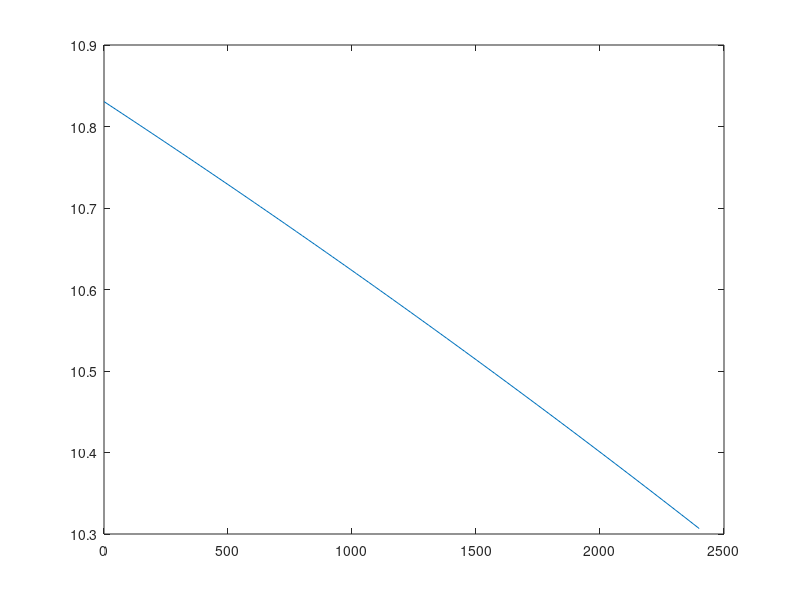

This figure's MATLAB source:
%% max ROC
clear all
close all
clc 
%ISA
lambda_isa=-0.0065;
P0_isa=101325;
T_0_isa=288.15;
g_isa=9.80665;
R_isa=287
%other
A=10;
e=0.8;
S=8.8;
W=1700*9.80665;
PA=250000;
rho=1.225;
CD0=0.0388;
CD0_takeoff=0.0377+0.015;
CL=sqrt(3*pi*A*e*CD0_takeoff);
CD=CD0_takeoff+CL^2/(pi*A*e);
max=CL^(3/2)/CD;
h=linspace(0,2400)
ROC_mat=[]
for i =h
T=288.15+lambda_isa*i;
P_isa = P0_isa * ((1 + (lambda_isa*i) / T_0_isa) ^ (-g_isa / (R_isa*lambda_isa)));
rho_isa=P_isa/R_isa/T;
ROC=PA/W-sqrt(W/S)*sqrt(2)/(max*sqrt(rho_isa));
ROC_mat=[ROC_mat, ROC];
end
plot(h,ROC_mat)
%% Minimum rate of Descent
ROD=-sqrt(W/S)*sqrt(2)/(max*sqrt(rho))


%% Time to climb
V_stall=32.5;
V_takeoff=1.2*V_stall;
V_cruise=92.6;
He1=15.24+(V_takeoff^2/(2*g_isa));
He2=2400+(V_cruise^2/(2*g_isa));

ROC_avg=(ROC_mat(1)+ROC_mat(100))/2;
t_climb=(He2-He1)/ROC_avg